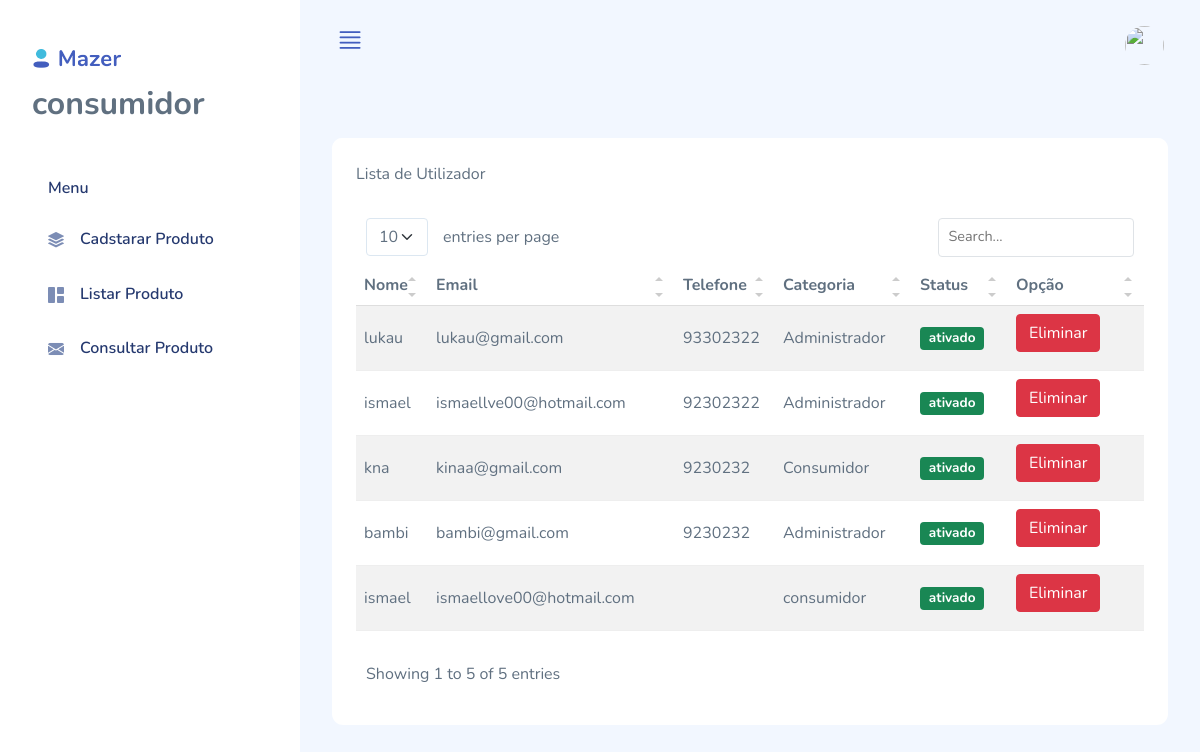
The page /public/listarUser.php (signed in) on the database its author committed.
### tables this page shows
CREATE TABLE `user` (
  `id` int(11) NOT NULL,
  `nome` varchar(255) NOT NULL,
  `email` varchar(255) NOT NULL,
  `password` varchar(255) NOT NULL,
  `categoria` varchar(255) NOT NULL,
  `status` varchar(255) DEFAULT NULL,
  `data` timestamp NOT NULL DEFAULT current_timestamp(),
  `telefone` varchar(20) DEFAULT NULL
);

### app/Entity/User.php (called while the page is built, shortened)
<?php
class User
{
  private $db;
  public function __construct($DBpdo)
  {
    $this->db = $DBpdo;
  }
  public function listUser()
  {
    $sql = 'SELECT * FROM user ORDER BY id DESC';
    $stmt = $this->db->prepare($sql);
    $stmt->execute();
    $result = $stmt->fetchAll();
    return $result;
  }
}

### public/listarUser.php (the view, shortened to what this page needs)
<?php
include __DIR__ . '/header.php';
require_once('../app/Entity/User.php');
$list = new User($connect);
$resp = $list->listUser();
?>
<section class="section">
    <div class="card">
        <div class="card-header">
            Lista de Utilizador
        </div>
        <div class="card-body">
            <table class="table table-striped" id="table1">
                <thead>
                    <tr>
                        <th>Nome</th>
                        <th>Email</th>
                        <th>Telefone</th>
                        <th>Categoria</th>
                        <th>Status</th>
                        <th>Opção</th>
                    </tr>
                </thead>
                <tbody>
                    <?php
                    foreach ($resp as $row) {
                    ?>
                    <tr>
                        <td><?php print($row['nome']); ?></td>
                        <td><?php print($row['email']); ?></td>
                        <td><?php print($row['telefone']); ?></td>
                        <td><?php print($row['categoria']); ?></td>
                        <td>
                            <span class="badge bg-success">
                                <?php print($row['status']); ?>
                            </span>
                        </td>
                        <td>
                            <div class="buttons">
                                <a href="?elimina=<?php print($row['id']); ?>" class="btn btn-danger">Eliminar</a>
                            </div>
                        </td>
                    </tr>
                    <?php
                    }
                    ?>
                </tbody>
            </table>
        </div>
    </div>
</section>
<?php
include __DIR__ . '/footer.php';
?>

### public/header.php (shortened to what this page needs)
<!DOCTYPE html>
<html lang="en">
<head>
    <link rel="stylesheet" href="../assets/css/bootstrap.css">
    <link rel="stylesheet" href="../assets/vendors/simple-datatables/style.css">
    <link rel="stylesheet" href="../assets/vendors/iconly/bold.css">
    <link rel="stylesheet" href="../assets/vendors/perfect-scrollbar/perfect-scrollbar.css">
    <link rel="stylesheet" href="../assets/vendors/bootstrap-icons/bootstrap-icons.css">
    <link rel="stylesheet" href="../assets/css/app.css">
</head>
<body>
    <div id="app">
        <div id="sidebar" class="active">
            <div class="sidebar-wrapper active">
                <div class="sidebar-header">
                    <div class="d-flex justify-content-between">
                        <div class="logo">
                            <a href="./home.php"><img src="../assets/images/logo/logo.png" alt="Logo" srcset=""></a>
                            <?php echo $_SESSION['categoria']; ?>
                        </div>
                    </div>
                </div>
                <div class="sidebar-menu">
                    <ul class="menu ">
                        <li class="sidebar-title ">Menu</li>
                        <li class="sidebar-item  ">
                            <a href="./cadastrarProduto.php" class='sidebar-link'>
                                <i class="bi bi-stack"></i>
                                <span>Cadstarar Produto</span>
                            </a>
                        </li>
                        <li class="sidebar-item  ">
                            <a href="./listarProduto.php" class='sidebar-link'>
                                <i class="bi bi-grid-1x2-fill"></i>
                                <span>Listar Produto</span>
                            </a>
                        </li>
                        <li class="sidebar-item  ">
                            <a href="./consultarProduto.php" class='sidebar-link'>
                                <i class="bi bi-envelope-fill"></i>
                                <span>Consultar Produto</span>
                            </a>
                        </li>
                    </ul>
                </div>
            </div>
        </div>
        <div id="main" class='layout-navbar'>
            <header class='mb-3'>
                <nav class="navbar navbar-expand navbar-light ">
                    <div class="container-fluid">
                        <a href="#" class="burger-btn d-block">
                            <i class="bi bi-justify fs-3"></i>
                        </a>
                        <div class="collapse navbar-collapse" id="navbarSupportedContent">
                            <div class="dropdown">
                                <a href="#" data-bs-toggle="dropdown" aria-expanded="false">
                                    <div class="user-menu d-flex">
                                        <div class="user-img d-flex align-items-center">
                                            <div class="avatar avatar-md">
                                                <img src="../assets/images/faces/1.jpg">
                                            </div>
                                        </div>
                                    </div>
                                </a>
                            </div>
                        </div>
                    </div>
                </nav>
            </header>
            <div id="main-content">
                <div class="page-heading">

### public/footer.php (shortened to what this page needs)
</div>
</div>
</div>
</div>
</body>
</html>

### assets/css/app.css (style rules this page uses)
.avatar { display:inline-flex;border-radius:50%;text-align:center;vertical-align:middle;position:relative }
.avatar img { width:32px;height:32px;border-radius:50% }
.avatar.avatar-md .avatar-content,.avatar.avatar-md img { width:32px;height:32px;font-size:.8rem }
.btn.btn-danger,.btn.btn-info,.btn.btn-primary,.btn.btn-secondary,.btn.btn-success,.btn.btn-warning { color:#fff }
.buttons .btn { margin:0 10px 10px 0 }
.card { margin-bottom:2.2rem;border:none }
.card .card-header { border:none }
.card .card-header~.card-body { padding-top:0 }
.card .card-body { padding:1.5rem }
#sidebar.active .sidebar-wrapper { left:0 }
.sidebar-wrapper { width:300px;height:100vh;position:fixed;top:0;z-index:10;overflow-y:auto;background-color:#fff;bottom:0;transition:left .5s ease-out }
.sidebar-wrapper .sidebar-header { padding:2rem 2rem 1rem;font-size:2rem;font-weight:700 }
.sidebar-wrapper .sidebar-header img { height:1.2rem }
.sidebar-wrapper .menu { margin-top:2rem;padding:0 2rem;font-weight:600 }
.sidebar-wrapper .menu .sidebar-title { padding:0 1rem;margin:1.5rem 0 1rem;font-size:1rem;list-style:none;font-weight:600;color:#25396f }
.sidebar-wrapper .menu .sidebar-link { display:block;padding:.7rem 1rem;font-size:1rem;display:flex;align-items:center;border-radius:.5rem;transition:all .5s;text-decoration:none;color:#25396f }
.sidebar-wrapper .menu .sidebar-link i,.sidebar-wrapper .menu .sidebar-link svg { color:#7c8db5 }
.sidebar-wrapper .menu .sidebar-link span { margin-left:1rem }
.sidebar-wrapper .menu .sidebar-item { list-style:none;margin-top:.5rem;position:relative }
.navbar { height:90px;padding:1.5rem }
.navbar .user-menu img { width:39px;height:39px }
.dataTable-table td,.dataTable-table thead th,.table td,.table thead th { vertical-align:middle }
.dataTable-table:not(.table-borderless) thead th,.table:not(.table-borderless) thead th { border-bottom:1px solid #dedede!important }
.bi { width:1rem;height:1rem }
.burger-btn { display:none }
#main { margin-left:300px;padding:2rem }
#main.layout-navbar { padding:0 }
#main #main-content { padding:2rem }
.page-heading { margin:0 0 2rem }
a { text-decoration:none }

### rows shown on the page
user: nome "lukau", email "lukau@gmail.com", telefone "93302322", categoria "Administrador", status "ativado"
user: nome "ismael", email "ismaellve00@hotmail.com", telefone "92302322", categoria "Administrador", status "ativado"
user: nome "kna", email "kinaa@gmail.com", telefone "9230232", categoria "Consumidor", status "ativado"
user: nome "bambi", email "bambi@gmail.com", telefone "9230232", categoria "Administrador", status "ativado"
user: nome "ismael", email "ismaellove00@hotmail.com", categoria "consumidor", status "ativado"

### other values the page prints
$_SESSION['categoria'] "consumidor"
